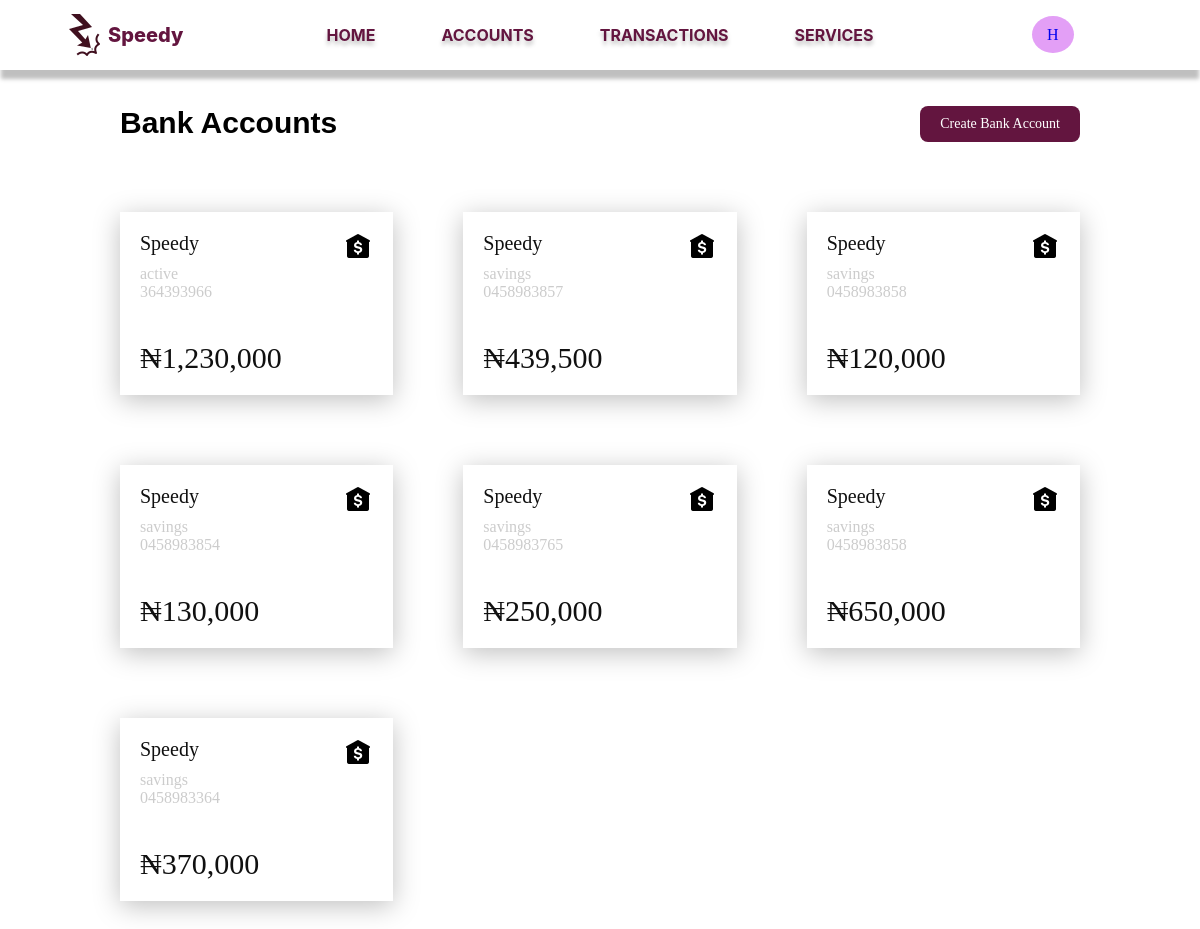
Page /HabibiMy/accounts (signed in) on the earlier database version.
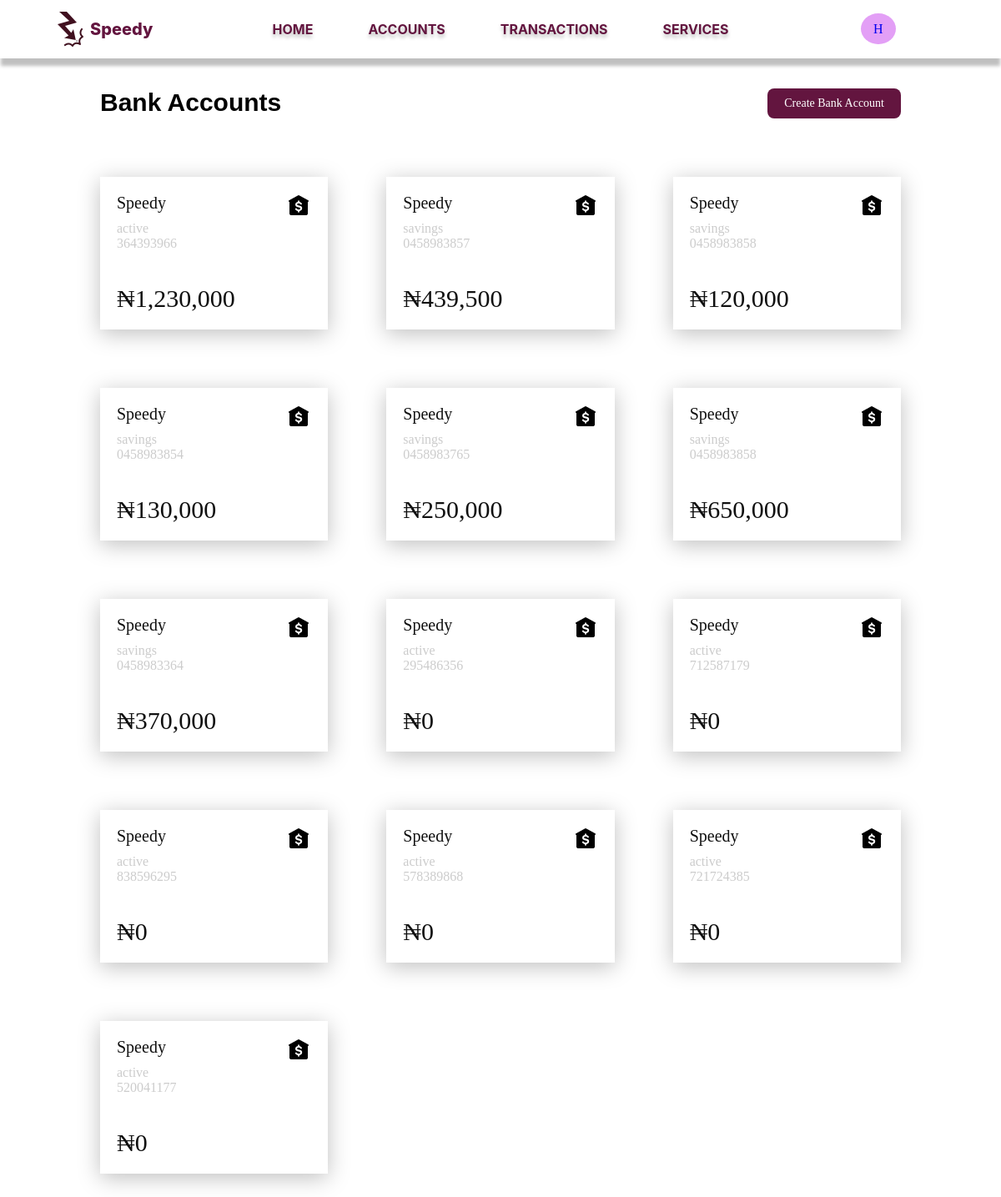
Same page on the later database version.
### app/models.py (models this page shows, shortened)
class Customer(db.Model):
  id = db.Column(db.Integer, primary_key=True)
  user_id = db.Column(db.Integer,db.ForeignKey('user.id'))
  first_name = db.Column(db.String(140))
  last_name = db.Column(db.String(140))
  email = db.Column(db.String(120), index=True, unique=True)
  phone_number = db.Column(db.String(204), unique=True)
  username = db.Column(db.String(200))
  address = db.relationship('Address', backref='customer', lazy='dynamic')
  dob = db.Column(db.DateTime)
  date_created= db.Column(db.DateTime, default=datetime.utcnow)
  bank_name = db.Column(db.String(240), default="Speedy")
  accounts = db.relationship('Account', backref='customer', lazy='dynamic')

class Account(db.Model):
  id = db.Column(db.Integer, primary_key=True)
  cus_id = db.Column(db.Integer, db.ForeignKey('customer.id'))
  account_number = db.Column(db.String(100), nullable=False)
  account_pin = db.Column(db.String(4))
  acc_type = db.Column(db.String(240))
  status = db.Column(db.String(10), default='active')
  balance = db.Column(db.Integer)
  bank_name = db.Column(db.String(240), default="Speedy", nullable=False)
  date_created = db.Column(db.DateTime, default=datetime.utcnow)
  req_clos = db.Column(db.String(3), default="No")
  transactions = db.relationship('Transaction', backref='account', lazy='dynamic')
  def parse_balance(self):
    balance = list(str(self.balance))
    num = len(str(self.balance))
    j = 0
    if num > 3:
      if num % 3 == 1:
        balance.insert(1, ",")
        for i in range(4, num):
          if i % 3 == 2:
            balance.insert(i+j, ",")
            j+=1
      if num % 3 == 2:
        balance.insert(2, ",")
        for i in range(4, num):
          if i % 3 == 0:
            balance.insert(i+j, ",")
            j+=1
      if num % 3 == 0:
        for i in range(2, num):
          if i % 3 == 0:
            balance.insert(i+j, ",")
            j+=1
    return "".join(balance)

### app/routes.py (the view)
@app.route('/<username>/accounts')
@login_required
def accounts(username):
    customer: Customer = Customer.query.filter_by(user_id=current_user.id).first()
    if username != customer.username:
        return redirect(url_for('user_home', username=customer.username))
    accounts = customer.accounts
    return render_template('accounts.html', customer=customer, accounts=accounts)

### app/models.py (called while the page is built)
@login.user_loader
def load_user(id):
  return User.query.get(int(id))

### app/templates/accounts.html
{% extends 'nav-bar.html' %}
{% block content %}
<link rel="stylesheet" href="{{ url_for('static', filename='styles/accounts.css') }}">
<div class="accounts">
  <div class="bank-btn">
    <p>Bank Accounts</p>
    <a href="{{ url_for('create_acc', username=customer.username) }}">Create Bank Account</a>
  </div>
  <div class="account-grid">
    {% for account in accounts %}
    <a href="/{{customer.username}}/accounts/{{account.id}}">
      <div class="account-tile" account-id="{{ account.id }}">
        <div class="name-icon">
          <div class="name">
            <p class="bk-name">{{account.bank_name}}</p>
            <p class="status">{{account.acc_type}}</p>
            <p class="status">{{account.account_number}}</p>
          </div>
          <div class="icon">
            <img src="{{ url_for('static', filename='images/bank-icon.png') }}" alt="">
          </div>
        </div>
        <div class="amount">
          <p>&#8358;{{ account.parse_balance() }}</p>
        </div>
      </div>
    </a>
    {% endfor %}
  </div>
</div>
{% endblock %}

### app/templates/nav-bar.html (shortened to what this page needs)
<!DOCTYPE html>
<html lang="en">
<head>
  <link rel="stylesheet" href="{{ url_for('static', filename='styles/nav-bar.css') }}">
</head>
<body>
  <div class="nav-bar">
    <div class="logo">
      <img src="{{ url_for('static', filename='images/logo.png') }}" alt="">
      <a href="">Speedy</a>
    </div>
    <div class="links">
      <a href="{{ url_for('user_home', username=customer.username)}}">HOME</a>
      <a href="{{ url_for('accounts', username=customer.username)}}">ACCOUNTS</a>
      <a href="{{ url_for('transactions', username=customer.username )}}">TRANSACTIONS</a>
      <a href="{{ url_for('services', username=customer.username) }}">SERVICES</a>
    </div>
    <div class="profile" title="View your profile">
      <a href="{{ url_for('profile', username=customer.username)}}">{{ customer.username[0] }}</a>
    </div>
  </div>
  <div class="content">
    {% block content %}
    {% endblock %}
  </div>
</body>
</html>

### app/static/styles/nav-bar.css (style rules this page uses)
* { padding: 0; margin: 0; box-sizing: border-box; }
.nav-bar { min-width: 1015px; display: flex; justify-content: space-between; padding: 0 10%; height: 70px; align-items: center; background: #FFF; box-shadow: 0px 10px 4px -1px rgba(0, 0, 0, 0.25); }
.logo { width: 10%; display: flex; align-items: center; }
.logo a { color: #63153F; text-align: center; text-decoration: none; font-family: Inter; font-size: 20px; font-weight: 800; }
.links a { color: #63153F; padding: 0 33px; text-decoration: none; font-family: Inter; font-size: 16px; font-weight: 700; text-shadow: 0px 4px 4px rgba(0, 0, 0, 0.25); }
.profile a { padding: 10px 15px; background: #E39FF6; border-radius: 50%; text-decoration: none; }
.links { width: 30%; display: flex; justify-content: center; }
.profile { width: 10%; }
@media screen and (max-width: 1200px) { .nav-bar { padding: 0 5%; } }

### app/static/styles/accounts.css (style rules this page uses)
body { background: #fff; }
a { text-decoration: none; }
a p { color: #101010; }
.accounts { max-width: 80%; margin: 3% auto; }
.account-grid { display: grid; margin-top: 70px; grid-template-columns: repeat(3, 1fr); gap: 70px; }
.bank-btn { margin-bottom: 30px; }
.bank-btn p { font-size: 30px; font-family: 'Gill Sans', 'Gill Sans MT', Calibri, 'Trebuchet MS', sans-serif; font-weight: 700; }
.bank-btn a { text-decoration: none; padding: 10px 20px; font-size: 14px; background: #63153F; color: #fff; border-radius: 8px; }
.bank-btn { display: flex; justify-content: space-between; }
.account-tile { padding: 20px; background: #fff; box-shadow: 0 5px 25px 0 rgba(0, 0, 0, 0.25); }
.name-icon { display: flex; justify-content: space-between; margin-bottom: 40px; }
.name .bk-name { font-size: 20px; margin-bottom: 10px; }
.name .status { color: #ccc; }
.amount { font-size: 30px; font-weight: 500; }

Differences in the rows shown:
added Account: bank_name "Speedy", acc_type "active", account_number "295486356", parse_balance "0"
added Account: bank_name "Speedy", acc_type "active", account_number "712587179", parse_balance "0"
added Account: bank_name "Speedy", acc_type "active", account_number "838596295", parse_balance "0"
added Account: bank_name "Speedy", acc_type "active", account_number "578389868", parse_balance "0"
added Account: bank_name "Speedy", acc_type "active", account_number "721724385", parse_balance "0"
added Account: bank_name "Speedy", acc_type "active", account_number "520041177", parse_balance "0"
